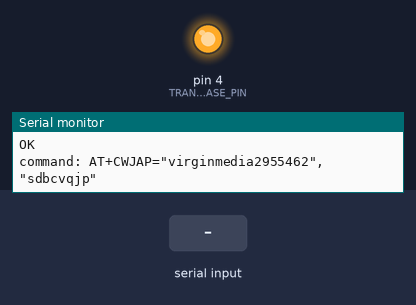
Bench run of a sketch on a simulated Arduino Uno, built with avr-gcc and run on an emulated ATmega328P. Parts: output pins drawn as LEDs (lit = HIGH), the last lines printed to the serial monitor. The inputs (shaded band) are chosen by the test bench. The modem accepts every AT command (registered, SIM ready, sends succeed) and sends nothing else.

Above: at 2.2 s.
2.3 s: "busy" received over the second serial link
At 10.8 s:
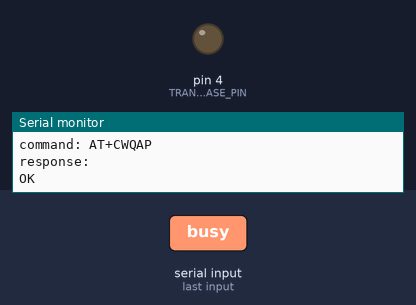
Timing chart, 0 to 12.3 s (numbered marks = the images above; inputs shaded):
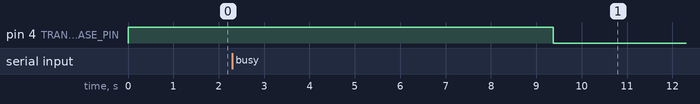

The sketch:

esp8266_to_ubidots.ino
```cpp
#include <LowPower.h>
#include <stdlib.h>

#include <SoftwareSerial.h>

#define TRANSITOR_BASE_PIN 4

#define SSID "virginmedia2955462"
#define PASS "sdbcvqjp"
#define IP "translate.ubidots.com"
String GET = "GET /api/postvalue/?token=bovgOfnIczENvkSDiVxxwEf5x71Xgg&variable=561a588076254279d6027374&value=";
SoftwareSerial esp(7, 8); // RX, TX


void setup()
{
  Serial.begin(9600);

  digitalWrite(TRANSITOR_BASE_PIN, HIGH);
  pinMode(TRANSITOR_BASE_PIN, OUTPUT);

  esp.begin(9600);
  sendCommand(esp, "AT");

}

void loop(){
  digitalWrite(TRANSITOR_BASE_PIN, HIGH);
  connectWiFi();
  save_value(String(analogRead(A0)));

  disconnectWiFi();
  digitalWrite(TRANSITOR_BASE_PIN, LOW);
  LowPower.powerDown(SLEEP_8S, ADC_OFF, BOD_OFF);
  //delay(1000);


}

void save_value(String value){
  String cmd = "AT+CIPSTART=\"TCP\",\"";
  cmd += IP;
  cmd += "\",80";
  sendCommand(esp, cmd);

  cmd = GET;
  cmd += value;
  cmd += "\r\n";

  sendCommand(esp, String("AT+CIPSEND=") + cmd.length());
  sendCommand(esp, cmd);
  sendCommand(esp, "AT+CIPCLOSE");
}

String sendCommand(SoftwareSerial & receiver, String command)
{
  const int timeout = 1000;
  String response = "response: ";

  Serial.println("command: " + command);
  receiver.print(command + "\r\n");

  long int time = millis();

  while ( (time + timeout) > millis())
  {
    while (receiver.available())
    {
      char c = receiver.read();
      response += c;
    }
  }
  Serial.println(response);
  return response;
}

boolean connectWiFi(){
  sendCommand(esp, "AT+CWMODE=1");

  String cmd="AT+CWJAP=\"";
  cmd+=SSID;
  cmd+="\",\"";
  cmd+=PASS;
  cmd+="\"";
  sendCommand(esp, cmd);

  while (sendCommand(esp, "AT+CWJAP?").indexOf("busy") != -1);

}

void disconnectWiFi()
{
  sendCommand(esp, "AT+CWQAP");
}
```
